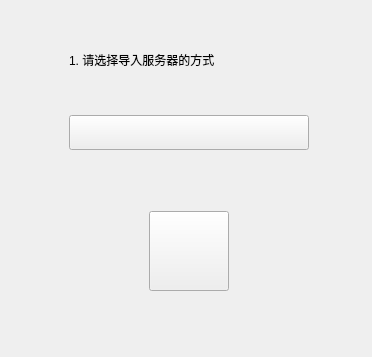
         <widget class="QWidget" name="importNewServerFirstGuide">
          <property name="sizePolicy">
           <sizepolicy hsizetype="Expanding" vsizetype="Expanding">
            <horstretch>0</horstretch>
            <verstretch>0</verstretch>
           </sizepolicy>
          </property>
          <layout class="QGridLayout" name="gridLayout_11">
           <item row="3" column="3">
            <widget class="ComboBox" name="importNewServerTypeComboBox">
             <property name="sizePolicy">
              <sizepolicy hsizetype="Fixed" vsizetype="Fixed">
               <horstretch>0</horstretch>
               <verstretch>0</verstretch>
              </sizepolicy>
             </property>
             <property name="minimumSize">
              <size>
               <width>240</width>
               <height>35</height>
              </size>
             </property>
             <property name="maximumSize">
              <size>
               <width>240</width>
               <height>35</height>
              </size>
             </property>
            </widget>
           </item>
           <item row="3" column="0" rowspan="4">
            <spacer name="horizontalSpacer">
             <property name="orientation">
              <enum>Qt::Horizontal</enum>
             </property>
             <property name="sizeHint" stdset="0">
              <size>
               <width>40</width>
               <height>20</height>
              </size>
             </property>
            </spacer>
           </item>
           <item row="3" column="5" rowspan="4">
            <spacer name="horizontalSpacer_2">
             <property name="orientation">
              <enum>Qt::Horizontal</enum>
             </property>
             <property name="sizeHint" stdset="0">
              <size>
               <width>40</width>
               <height>20</height>
              </size>
             </property>
            </spacer>
           </item>
           <item row="6" column="3">
            <spacer name="verticalSpacer">
             <property name="orientation">
              <enum>Qt::Vertical</enum>
             </property>
             <property name="sizeHint" stdset="0">
              <size>
               <width>20</width>
               <height>40</height>
              </size>
             </property>
            </spacer>
           </item>
           <item row="1" column="3">
            <widget class="SubtitleLabel" name="importNewServerFirstGuideTitle">
             <property name="sizePolicy">
              <sizepolicy hsizetype="Fixed" vsizetype="Fixed">
               <horstretch>0</horstretch>
               <verstretch>0</verstretch>
              </sizepolicy>
             </property>
             <property name="text">
              <string>1. 请选择导入服务器的方式</string>
             </property>
            </widget>
           </item>
           <item row="5" column="3">
            <widget class="QWidget" name="goBtnWidget" native="true">
             <property name="sizePolicy">
              <sizepolicy hsizetype="Preferred" vsizetype="Preferred">
               <horstretch>0</horstretch>
               <verstretch>0</verstretch>
              </sizepolicy>
             </property>
             <layout class="QHBoxLayout" name="horizontalLayout">
              <item>
               <widget class="TransparentToolButton" name="goBtn">
                <property name="minimumSize">
                 <size>
                  <width>80</width>
                  <height>80</height>
                 </size>
                </property>
                <property name="maximumSize">
                 <size>
                  <width>80</width>
                  <height>80</height>
                 </size>
                </property>
                <property name="iconSize">
                 <size>
                  <width>80</width>
                  <height>80</height>
                 </size>
                </property>
               </widget>
              </item>
             </layout>
            </widget>
           </item>
           <item row="4" column="3">
            <spacer name="verticalSpacer_2">
             <property name="orientation">
              <enum>Qt::Vertical</enum>
             </property>
             <property name="sizeType">
              <enum>QSizePolicy::Fixed</enum>
             </property>
             <property name="sizeHint" stdset="0">
              <size>
               <width>20</width>
               <height>40</height>
              </size>
             </property>
            </spacer>
           </item>
           <item row="2" column="3">
            <spacer name="verticalSpacer_3">
             <property name="orientation">
              <enum>Qt::Vertical</enum>
             </property>
             <property name="sizeType">
              <enum>QSizePolicy::Fixed</enum>
             </property>
             <property name="sizeHint" stdset="0">
              <size>
               <width>20</width>
               <height>40</height>
              </size>
             </property>
            </spacer>
           </item>
           <item row="0" column="0" colspan="6">
            <spacer name="verticalSpacer_4">
             <property name="orientation">
              <enum>Qt::Vertical</enum>
             </property>
             <property name="sizeHint" stdset="0">
              <size>
               <width>20</width>
               <height>40</height>
              </size>
             </property>
            </spacer>
           </item>
          </layout>
         </widget>
